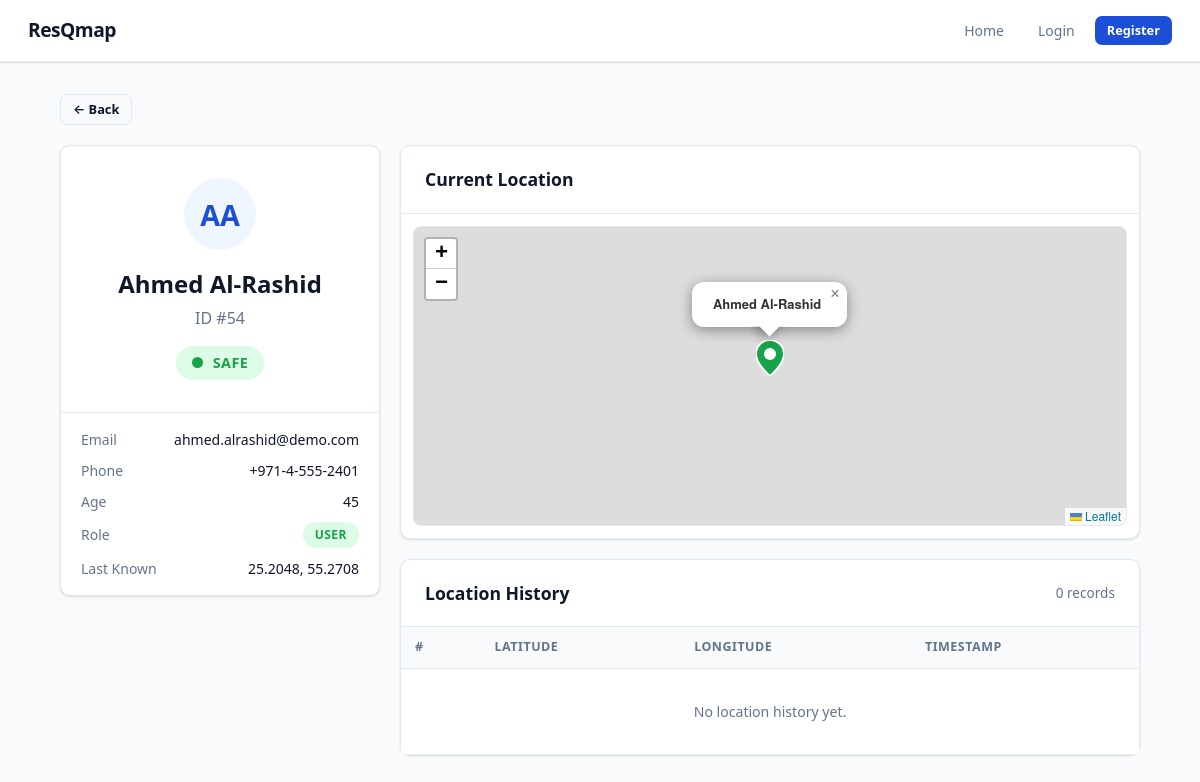
Screenshot of /users/54 with the database file from the repository.
### models.py (models this page shows)
class User(Base):
    __tablename__ = "users"
    id: Mapped[int] = mapped_column(Integer, primary_key=True, index=True)
    name: Mapped[str] = mapped_column(String(50), nullable=False)
    last_name: Mapped[str] = mapped_column(String(50), nullable=False)
    email: Mapped[str] = mapped_column(String(120), unique=True, nullable=False)
    age: Mapped[int] = mapped_column(Integer, nullable=False)
    current_location: Mapped[str] = mapped_column(String(100), default="Unknown")
    phone_number: Mapped[str] = mapped_column(String(20), nullable=False)
    password_hash: Mapped[str] = mapped_column(String(255), nullable=False)
    role: Mapped[str] = mapped_column(String(20), default="normal_user", nullable=False)
    safety_status: Mapped[str] = mapped_column(String(20), default="unknown", nullable=False)
    latitude: Mapped[float | None] = mapped_column(Float, nullable=True)
    longitude: Mapped[float | None] = mapped_column(Float, nullable=True)
    location_history: Mapped[list[UserLocationHistory]] = relationship(
        back_populates="user", cascade="all, delete-orphan"
    )
    notifications: Mapped[list[SafetyNotification]] = relationship(
        back_populates="user", cascade="all, delete-orphan"
    )

### main.py (the view)
@app.get("/users/{user_id}", include_in_schema=False, name="user_page")
async def user_page(
    request: Request,
    user_id: int,
    db: Annotated[AsyncSession, Depends(get_db)],
):
    result = await db.execute(select(models.User).where(models.User.id == user_id))
    user = result.scalars().first()
    if not user:
        raise HTTPException(status_code=status.HTTP_404_NOT_FOUND, detail="User not found")
    result = await db.execute(
        select(models.UserLocationHistory)
        .where(models.UserLocationHistory.user_id == user_id)
        .order_by(models.UserLocationHistory.timestamp.desc())
    )
    locations = result.scalars().all()
    return templates.TemplateResponse(
        request,
        "user.html",
        {"user": user, "locations": locations, "title": f"{user.name} {user.last_name}"},
    )

### templates/user.html (shortened to what this page needs)
{% extends "base.html" %}
{% block head %}
<link rel="stylesheet" href="https://unpkg.com/leaflet@1.9.4/dist/leaflet.css"/>
<link rel="stylesheet" href="{{ url_for('static', path='/user.css') }}">
{% endblock %}
{% block content %}
<div class="page">
  <div style="margin-bottom:20px;">
    <button onclick="history.length > 1 ? history.back() : window.location.href='/users'" class="btn btn-outline btn-sm">← Back</button>
  </div>
  <div style="display:grid;grid-template-columns:320px 1fr;gap:20px;align-items:start;" class="user-layout">
    <div>
      <div class="card" style="margin-bottom:16px;">
        <div class="card-body" style="text-align:center;padding:32px 24px;">
          <div style="width:72px;height:72px;border-radius:50%;background:var(--brand-light);color:var(--brand);font-size:1.8rem;font-weight:800;display:flex;align-items:center;justify-content:center;margin:0 auto 16px;">
            {{ (user.name or '?')[0] | upper }}{{ (user.last_name or '?')[0] | upper }}
          </div>
          <h2 style="margin-bottom:4px;">{{ user.name }} {{ user.last_name }}</h2>
          <p class="text-muted" style="margin-bottom:16px;">ID #{{ user.id }}</p>
          <span class="status-pill pill-{{ user.safety_status }}" style="font-size:.9rem;padding:6px 16px;">
            <span class="status-dot status-{{ user.safety_status }}"></span>
            {{ user.safety_status | capitalize }}
          </span>
        </div>
        <div style="border-top:1px solid var(--border);padding:16px 20px;display:flex;flex-direction:column;gap:10px;">
          <div style="display:flex;justify-content:space-between;font-size:.875rem;">
            <span class="text-muted">Email</span>
            <span>{{ user.email }}</span>
          </div>
          <div style="display:flex;justify-content:space-between;font-size:.875rem;">
            <span class="text-muted">Phone</span>
            <span>{{ user.phone_number }}</span>
          </div>
          <div style="display:flex;justify-content:space-between;font-size:.875rem;">
            <span class="text-muted">Age</span>
            <span>{{ user.age }}</span>
          </div>
          <div style="display:flex;justify-content:space-between;font-size:.875rem;align-items:center;">
            <span class="text-muted">Role</span>
            {% if user.role == 'admin' %}
              <span class="nav-role-badge badge-admin">Admin</span>
            {% elif user.role == 'police' %}
              <span class="nav-role-badge badge-police">Police</span>
            {% else %}
              <span class="nav-role-badge badge-user">User</span>
            {% endif %}
          </div>
          {% if user.latitude is not none and user.longitude is not none %}
          <div style="display:flex;justify-content:space-between;font-size:.875rem;">
            <span class="text-muted">Last Known</span>
            <span>{{ "%.4f"|format(user.latitude) }}, {{ "%.4f"|format(user.longitude) }}</span>
          </div>
          {% endif %}
        </div>
      </div>
    </div>
    <div>
      {% if user.latitude is not none and user.longitude is not none %}
      <div class="card" style="margin-bottom:20px;">
        <div class="card-header"><h2>Current Location</h2></div>
        <div class="card-body" style="padding:12px;">
          <div
            id="user-map"
            data-lat="{{ user.latitude }}"
            data-lng="{{ user.longitude }}"
            data-status="{{ user.safety_status }}"
            data-name="{{ user.name }} {{ user.last_name }}"
          ></div>
        </div>
      </div>
      {% endif %}
      <div class="card">
        <div class="card-header">
          <h2>Location History</h2>
          <span class="text-muted" style="font-size:.85rem;">{{ locations|length }} record{{ 's' if locations|length != 1 }}</span>
        </div>
        <div class="table-wrap" style="border:none;border-radius:0;">
          <table>
            <thead>
              <tr>
                <th>#</th>
                <th>Latitude</th>
                <th>Longitude</th>
                <th>Timestamp</th>
              </tr>
            </thead>
            <tbody>
              {% for loc in locations %}
              <tr>
                <td style="color:var(--text-muted);">{{ loc.id }}</td>
                <td>{{ "%.6f"|format(loc.latitude) }}</td>
                <td>{{ "%.6f"|format(loc.longitude) }}</td>
                <td style="color:var(--text-muted);font-size:.82rem;">{{ loc.timestamp.strftime('%Y-%m-%d %H:%M:%S UTC') }}</td>
              </tr>
              {% else %}
              <tr>
                <td colspan="4" style="text-align:center;padding:32px;color:var(--text-muted);">No location history yet.</td>
              </tr>
              {% endfor %}
            </tbody>
          </table>
        </div>
      </div>
    </div>
  </div>
</div>
{% endblock %}

### templates/base.html (shortened to what this page needs)
<!doctype html>
<html lang="en">
<head>
  <link rel="stylesheet" href="{{ url_for('static', path='/style.css') }}">
  {% block head %}{% endblock %}
</head>
<body>
<header class="site-header">
  <a class="brand" href="/">ResQmap</a>
  <nav id="main-nav">
    <a class="nav-link" href="/">Home</a>
    <a class="nav-link" href="/login" id="nav-login">Login</a>
    <a class="nav-link btn btn-primary btn-sm" href="/register" id="nav-register">Register</a>
  </nav>
</header>
<main>{% block content %}{% endblock %}</main>
</body>
</html>

### static/user.css (style rules this page uses)
#user-map { height: 300px; border-radius: 8px; border: 1px solid var(--border); }

### static/base.css (style rules this page uses)
*, *::before, *::after { box-sizing: border-box; margin: 0; padding: 0; }
:root { --brand: #1d4ed8; --brand-dark: #1e3a8a; --brand-light: #eff6ff; --danger: #dc2626; --safe: #16a34a; --unknown: #6b7280; --police: #7c3aed; --admin: #b45309; --surface: #ffffff; --surface-2: #f8fafc; --border: #e2e8f0; --text: #0f172a; --text-muted: #64748b; --shadow: 0 1px 3px rgba(0,0,0,.08), 0 1px 2px rgba(0,0,0,.06); --shadow-lg: 0 10px 25px rgba(0,0,0,.12); --radius: 10px; }
html { font-size: 16px; }
body { font-family: 'Segoe UI', system-ui, -apple-system, sans-serif; color: var(--text); background: var(--surface-2); line-height: 1.5; min-height: 100vh; }
a { color: var(--brand); text-decoration: none; }
.site-header { position: sticky; top: 0; z-index: 100; display: flex; align-items: center; justify-content: space-between; gap: 16px; padding: 14px 28px; background: var(--surface); border-bottom: 1px solid var(--border); box-shadow: var(--shadow); }
.brand { font-weight: 800; font-size: 1.2rem; color: var(--text); letter-spacing: -.5px; }
nav { display: flex; flex-wrap: wrap; align-items: center; gap: 6px; }
.nav-link { padding: 6px 14px; border-radius: 6px; font-size: .875rem; font-weight: 500; color: var(--text-muted); transition: background .15s, color .15s; }
.nav-role-badge { display: inline-flex; align-items: center; gap: 5px; padding: 4px 12px; border-radius: 20px; font-size: .75rem; font-weight: 700; text-transform: uppercase; letter-spacing: .5px; }
.badge-user { background: #dcfce7; color: var(--safe); }
.page { width: min(1080px, calc(100vw - 32px)); margin: 32px auto; }
.card { background: var(--surface); border: 1px solid var(--border); border-radius: var(--radius); box-shadow: var(--shadow); }
.card-header { display: flex; align-items: center; justify-content: space-between; flex-wrap: wrap; gap: 12px; padding: 20px 24px; border-bottom: 1px solid var(--border); }
.card-header h2 { font-size: 1.1rem; font-weight: 700; }
.card-body { padding: 24px; }
.btn { display: inline-flex; align-items: center; gap: 7px; padding: 9px 18px; border: none; border-radius: 7px; font: inherit; font-size: .9rem; font-weight: 600; cursor: pointer; transition: opacity .15s, transform .1s; text-decoration: none; }
.btn-primary { background: var(--brand); color: #fff; }
.btn-outline { background: transparent; border: 1.5px solid var(--border); color: var(--text); }
.btn-sm { padding: 5px 12px; font-size: .8rem; }
.status-dot { display: inline-block; width: 11px; height: 11px; border-radius: 50%; vertical-align: middle; margin-right: 5px; }
.status-safe { background: var(--safe); }
.status-pill { display: inline-flex; align-items: center; gap: 5px; padding: 3px 10px; border-radius: 20px; font-size: .78rem; font-weight: 700; text-transform: uppercase; letter-spacing: .4px; }
.pill-safe { background: #dcfce7; color: var(--safe); }
.table-wrap { overflow-x: auto; border-radius: var(--radius); border: 1px solid var(--border); }
table { width: 100%; border-collapse: collapse; background: var(--surface); }
th, td { padding: 11px 14px; text-align: left; border-bottom: 1px solid var(--border); font-size: .88rem; }
th { background: var(--surface-2); font-weight: 700; font-size: .78rem; text-transform: uppercase; letter-spacing: .5px; color: var(--text-muted); }
tr:last-child td { border-bottom: none; }
.text-muted { color: var(--text-muted); }

### rows the page displays
User: name "A", last_name "A", name "Ahmed", last_name "Al-Rashid", id "54", safety_status "SAFE", email "ahmed.alrashid@demo.com", phone_number "+971-4-555-2401", age "45", latitude "25.2048", longitude "55.2708"

### other values shown
{{ locations|length }} "0"
{{ 's' if locations|length != 1 }} "s"
